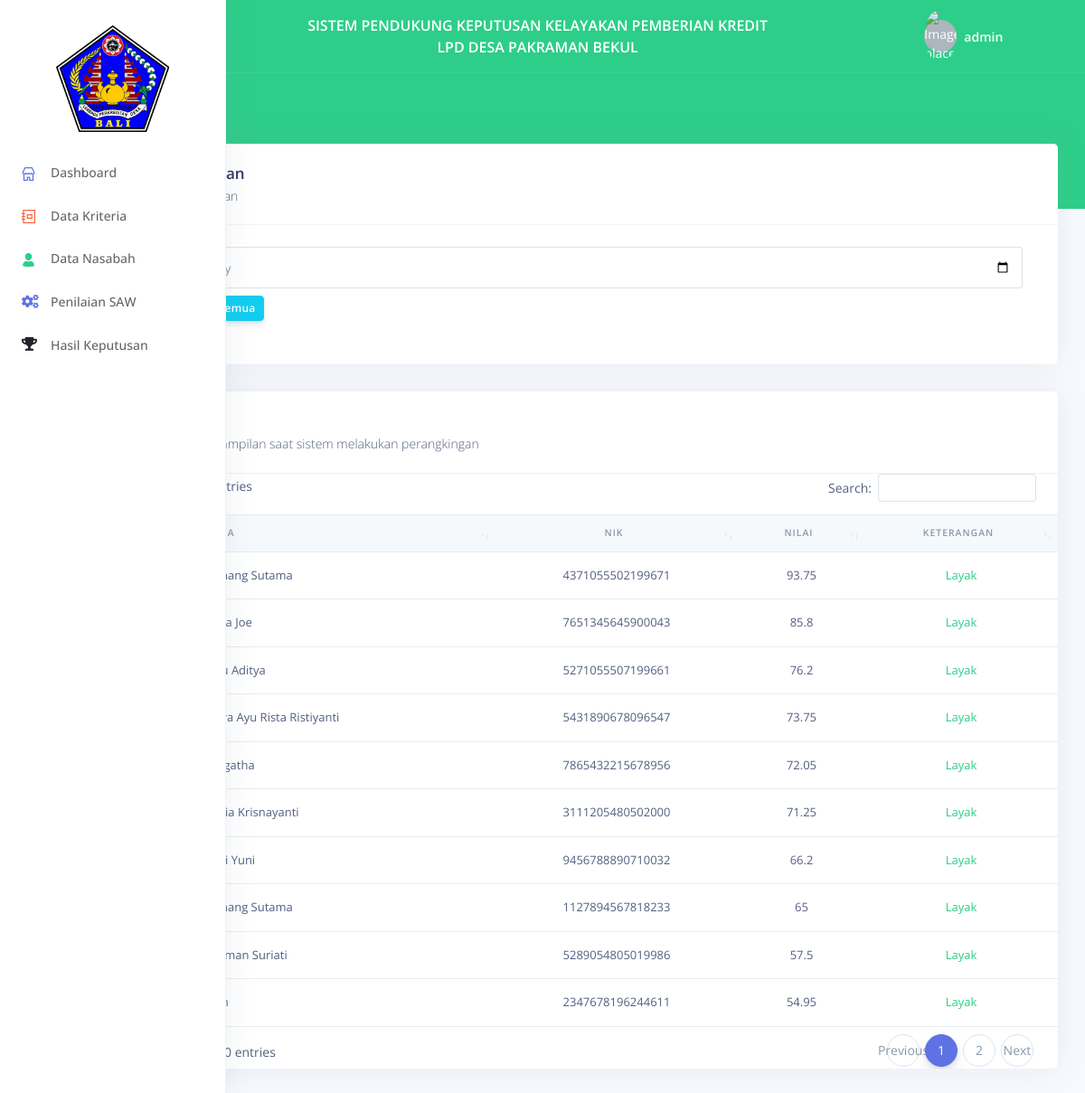
Page /ranking (signed in) on the committed database.
### tables this page shows
CREATE TABLE `nasabah` (
  `id_nsb` int(11) NOT NULL,
  `nama_nsb` varchar(45) NOT NULL,
  `no_kk` varchar(40) NOT NULL,
  `no_nik` varchar(16) NOT NULL,
  `tempat_lahir` varchar(15) NOT NULL,
  `tgl_lahir` date NOT NULL,
  `alamat` varchar(60) NOT NULL,
  `agama` enum('Hindu','Islam','Kristen','Buddha') NOT NULL,
  `email` varchar(35) NOT NULL,
  `no_tlp` varchar(15) NOT NULL,
  `jenis_kelamin` enum('Pria','Wanita') NOT NULL,
  `periode` date NOT NULL
);

### app/views/ranking/ranking.index.php (the view, shortened to what the rows shown need)
<div class="container-fluid mt--6">
    <div class="row">
        <div class="col">
            <div class="card">
                <div class="table-responsive">
                    <div id="datatable-basic_wrapper" class="dataTables_wrapper dt-bootstrap4">
                        <div class="row">
                            <div class="col-sm-12">
                                <table class="table table-flush dataTable datatable-basic" role="grid" aria-describedby="datatable-basic_info">
                                    <thead class="thead-light">
                                    <tr role="row">
                                        <th class="sorting_asc text-center" tabindex="0" aria-controls="datatable-basic" rowspan="1" colspan="1" aria-sort="ascending" aria-label="" style="width: 20px;">
                                        </th>
                                        <th class="sorting" tabindex="0" aria-controls="datatable-basic" rowspan="1" colspan="1">Nama</th>
                                        <th class="sorting text-center" tabindex="0" aria-controls="datatable-basic" rowspan="1" colspan="1">NIK</th>
                                        <th class="sorting text-center" tabindex="0" aria-controls="datatable-basic" rowspan="1" colspan="1">Nilai</th>
                                        <th class="sorting text-center" tabindex="0" aria-controls="datatable-basic" rowspan="1" colspan="1">Keterangan</th>
                                    </tr>
                                    </thead>
                                    <tbody>
                                    <?php $i = 0; foreach ($ranking as $nasabah => $value) { ?>
                                        <tr role="row" class="even">
                                            <td class="sorting_1 text-center"><?= ++$i; ?></td>
                                            <td class="sorting_1"><?= $nasabah; ?></td>
                                            <td class="sorting_1 text-center"><?= $namaNasabah[$nasabah]['data']["no_nik"]; ?></td>
                                            <td class="sorting_1 text-center"><?= $namaNasabah[$nasabah]['result']; ?></td>
                                            <td class="sorting_1 text-center text <?= $namaNasabah[$nasabah]['layak'] ? 'text-success' : 'text-danger' ?>"><?= $namaNasabah[$nasabah]['layak'] ? 'Layak' : 'Tidak Layak'; ?></td>
                                        </tr>
                                    <?php } ?>
                                    </tbody>
                                </table>
                            </div>
                        </div>
                    </div>
                </div>
            </div>
        </div>
    </div>
</div>

### rows in the picture
nasabah: no_nik "4371055502199671"
nasabah: no_nik "7651345645900043"
nasabah: no_nik "5271055507199661"
nasabah: no_nik "5431890678096547"
nasabah: no_nik "7865432215678956"
nasabah: no_nik "3111205480502000"
nasabah: no_nik "9456788890710032"
nasabah: no_nik "1127894567818233"
nasabah: no_nik "5289054805019986"
nasabah: no_nik "2347678196244611"

### other values in the picture
sessionGet("username") "admin"
$nasabah "Komang Sutama"
$namaNasabah[$nasabah]['result'] "93.75"
$nasabah "Satya Joe"
$namaNasabah[$nasabah]['result'] "85.8"
$nasabah "Putu Aditya"
$namaNasabah[$nasabah]['result'] "76.2"
$nasabah "Dewa Ayu Rista Ristiyanti"
$namaNasabah[$nasabah]['result'] "73.75"
$nasabah "Anagatha"
$namaNasabah[$nasabah]['result'] "72.05"
$nasabah "Nadia Krisnayanti"
$namaNasabah[$nasabah]['result'] "71.25"
$nasabah "Indri Yuni"
$namaNasabah[$nasabah]['result'] "66.2"
